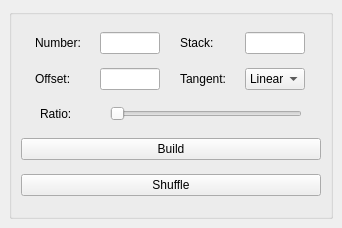
<?xml version="1.0" encoding="UTF-8"?>
<ui version="4.0">
 <class>MainWindow</class>
 <widget class="QMainWindow" name="MainWindow">
  <property name="geometry">
   <rect>
    <x>0</x>
    <y>0</y>
    <width>342</width>
    <height>228</height>
   </rect>
  </property>
  <property name="windowTitle">
   <string>MainWindow</string>
  </property>
  <widget class="QWidget" name="centralwidget">
   <layout class="QHBoxLayout" name="horizontalLayout">
    <item>
     <widget class="QGroupBox" name="groupBox">
      <property name="title">
       <string/>
      </property>
      <layout class="QVBoxLayout" name="verticalLayout">
       <item>
        <layout class="QHBoxLayout" name="line1">
         <item>
          <widget class="QLabel" name="numLabel">
           <property name="minimumSize">
            <size>
             <width>45</width>
             <height>0</height>
            </size>
           </property>
           <property name="maximumSize">
            <size>
             <width>45</width>
             <height>16777215</height>
            </size>
           </property>
           <property name="text">
            <string>Number:</string>
           </property>
          </widget>
         </item>
         <item>
          <widget class="QLineEdit" name="numEdit">
           <property name="minimumSize">
            <size>
             <width>60</width>
             <height>0</height>
            </size>
           </property>
           <property name="maximumSize">
            <size>
             <width>60</width>
             <height>16777215</height>
            </size>
           </property>
          </widget>
         </item>
         <item>
          <widget class="QLabel" name="stackLabel">
           <property name="minimumSize">
            <size>
             <width>45</width>
             <height>0</height>
            </size>
           </property>
           <property name="maximumSize">
            <size>
             <width>45</width>
             <height>16777215</height>
            </size>
           </property>
           <property name="text">
            <string>Stack:</string>
           </property>
          </widget>
         </item>
         <item>
          <widget class="QLineEdit" name="stackEdit">
           <property name="minimumSize">
            <size>
             <width>60</width>
             <height>0</height>
            </size>
           </property>
           <property name="maximumSize">
            <size>
             <width>60</width>
             <height>16777215</height>
            </size>
           </property>
          </widget>
         </item>
        </layout>
       </item>
       <item>
        <layout class="QHBoxLayout" name="Line2">
         <item>
          <widget class="QLabel" name="offsetLabel">
           <property name="minimumSize">
            <size>
             <width>45</width>
             <height>0</height>
            </size>
           </property>
           <property name="maximumSize">
            <size>
             <width>45</width>
             <height>16777215</height>
            </size>
           </property>
           <property name="text">
            <string>Offset:</string>
           </property>
          </widget>
         </item>
         <item>
          <widget class="QLineEdit" name="offsetEdit">
           <property name="minimumSize">
            <size>
             <width>60</width>
             <height>0</height>
            </size>
           </property>
           <property name="maximumSize">
            <size>
             <width>60</width>
             <height>16777215</height>
            </size>
           </property>
          </widget>
         </item>
         <item>
          <widget class="QLabel" name="tangentLabel">
           <property name="minimumSize">
            <size>
             <width>45</width>
             <height>0</height>
            </size>
           </property>
           <property name="maximumSize">
            <size>
             <width>45</width>
             <height>16777215</height>
            </size>
           </property>
           <property name="text">
            <string>Tangent:</string>
           </property>
          </widget>
         </item>
         <item>
          <widget class="QComboBox" name="tangentBox">
           <property name="minimumSize">
            <size>
             <width>60</width>
             <height>0</height>
            </size>
           </property>
           <property name="maximumSize">
            <size>
             <width>60</width>
             <height>16777215</height>
            </size>
           </property>
           <item>
            <property name="text">
             <string>Linear</string>
            </property>
           </item>
           <item>
            <property name="text">
             <string>Sine</string>
            </property>
           </item>
           <item>
            <property name="text">
             <string>Cosine</string>
            </property>
           </item>
          </widget>
         </item>
        </layout>
       </item>
       <item>
        <layout class="QHBoxLayout" name="Line3">
         <item>
          <widget class="QLabel" name="ratioLabel">
           <property name="minimumSize">
            <size>
             <width>45</width>
             <height>0</height>
            </size>
           </property>
           <property name="maximumSize">
            <size>
             <width>45</width>
             <height>20</height>
            </size>
           </property>
           <property name="text">
            <string>Ratio:</string>
           </property>
          </widget>
         </item>
         <item>
          <widget class="QSlider" name="ratioSlider">
           <property name="minimumSize">
            <size>
             <width>192</width>
             <height>0</height>
            </size>
           </property>
           <property name="maximumSize">
            <size>
             <width>180</width>
             <height>20</height>
            </size>
           </property>
           <property name="maximum">
            <number>100</number>
           </property>
           <property name="orientation">
            <enum>Qt::Horizontal</enum>
           </property>
          </widget>
         </item>
        </layout>
       </item>
       <item>
        <widget class="QPushButton" name="buildButton">
         <property name="text">
          <string>Build</string>
         </property>
        </widget>
       </item>
       <item>
        <widget class="QPushButton" name="ui_suffle_btn">
         <property name="text">
          <string>Shuffle</string>
         </property>
        </widget>
       </item>
      </layout>
     </widget>
    </item>
   </layout>
  </widget>
  <widget class="QMenuBar" name="menubar">
   <property name="geometry">
    <rect>
     <x>0</x>
     <y>0</y>
     <width>342</width>
     <height>21</height>
    </rect>
   </property>
  </widget>
 </widget>
 <resources/>
 <connections/>
</ui>
